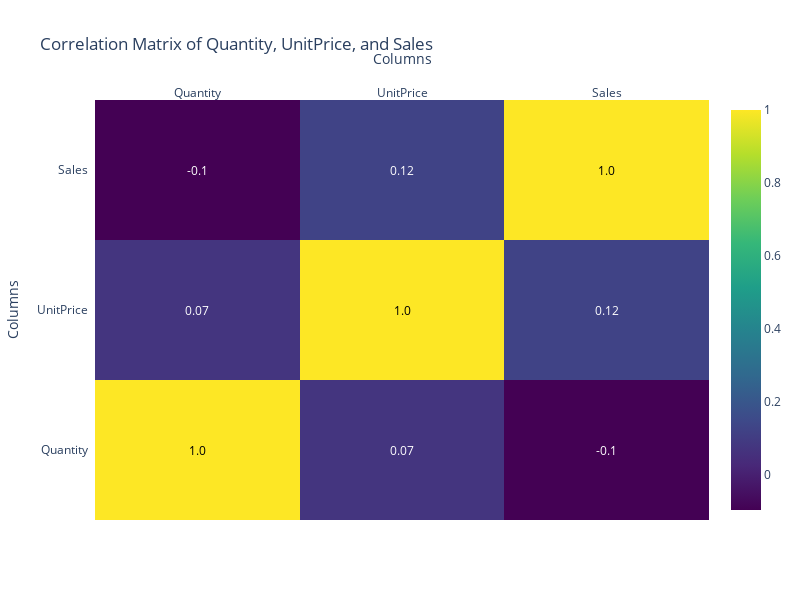

The notebook cell this image was saved under:
### Markdown cell above
## MUTLTI-VARIATE ANALYSIS
- This is consideration of twpo or more features and its visualization tyo siscover trendsand patterns, and the measure of relationship bewteenthem.

### Code cell
# To create a correlation matrix of the numerical column

corr_matrix = mak_retail[['Quantity', 'UnitPrice', 'Sales']].corr()
corr_matrix

import plotly.figure_factory as ff
import plotly.io as pio
import numpy as np
import pandas as pd

# Assuming mak_retail is your DataFrame containing the data
mak_retail = pd.DataFrame({
    'Quantity': np.random.rand(100),
    'UnitPrice': np.random.rand(100),
    'Sales': np.random.rand(100)
})

# Calculate correlation matrix
corr_matrix = mak_retail[['Quantity', 'UnitPrice', 'Sales']].corr()

# Create annotated heatmap
fig = ff.create_annotated_heatmap(
    z=corr_matrix.values,
    x=list(corr_matrix.columns),
    y=list(corr_matrix.index),
    colorscale='Viridis',
    annotation_text=corr_matrix.round(2).values,
    showscale=True
)

# Customize layout., km
fig.update_layout(
    title="Correlation Matrix of Quantity, UnitPrice, and Sales",
    xaxis_title="Columns",
    yaxis_title="Columns",
    width=800,
    height=600
)

# Show the plot
fig.show()

# Save as HTML file
pio.write_html(fig, 'correlation_matrix_colorful.html')

### Figure 1 — Plotly figure (JSON) as saved in the notebook; plotly's stock layout.template omitted (floating-point values rounded to 4 significant figures)
{"data": [{"colorscale": [[0, "#440154"], [0.1111, "#482878"], [0.2222, "#3e4989"], [0.3333, "#31688e"], [0.4444, "#26828e"], [0.5556, "#1f9e89"], [0.6667, "#35b779"], [0.7778, "#6ece58"], [0.8889, "#b5de2b"], [1, "#fde725"]], "reversescale": false, "showscale": true, "type": "heatmap", "x": ["Quantity", "UnitPrice", "Sales"], "y": ["Quantity", "UnitPrice", "Sales"], "z": [[1, 0.07168, -0.09703], [0.07168, 1, 0.1229], [-0.09703, 0.1229, 1]]}], "layout": {"annotations": [{"font": {"color": "#000000"}, "showarrow": false, "text": "1.0", "x": "Quantity", "xref": "x", "y": "Quantity", "yref": "y"}, {"font": {"color": "#FFFFFF"}, "showarrow": false, "text": "0.07", "x": "UnitPrice", "xref": "x", "y": "Quantity", "yref": "y"}, {"font": {"color": "#FFFFFF"}, "showarrow": false, "text": "-0.1", "x": "Sales", "xref": "x", "y": "Quantity", "yref": "y"}, {"font": {"color": "#FFFFFF"}, "showarrow": false, "text": "0.07", "x": "Quantity", "xref": "x", "y": "UnitPrice", "yref": "y"}, {"font": {"color": "#000000"}, "showarrow": false, "text": "1.0", "x": "UnitPrice", "xref": "x", "y": "UnitPrice", "yref": "y"}, {"font": {"color": "#FFFFFF"}, "showarrow": false, "text": "0.12", "x": "Sales", "xref": "x", "y": "UnitPrice", "yref": "y"}, {"font": {"color": "#FFFFFF"}, "showarrow": false, "text": "-0.1", "x": "Quantity", "xref": "x", "y": "Sales", "yref": "y"}, {"font": {"color": "#FFFFFF"}, "showarrow": false, "text": "0.12", "x": "UnitPrice", "xref": "x", "y": "Sales", "yref": "y"}, {"font": {"color": "#000000"}, "showarrow": false, "text": "1.0", "x": "Sales", "xref": "x", "y": "Sales", "yref": "y"}], "height": 600, "title": {"text": "Correlation Matrix of Quantity, UnitPrice, and Sales"}, "width": 800, "xaxis": {"autorange": true, "dtick": 1, "gridcolor": "rgb(0, 0, 0)", "range": [-0.5, 2.5], "side": "top", "ticks": "", "title": {"text": "Columns"}, "type": "category"}, "yaxis": {"autorange": true, "dtick": 1, "range": [-0.5, 2.5], "ticks": "", "ticksuffix": "  ", "title": {"text": "Columns"}, "type": "category"}}}
